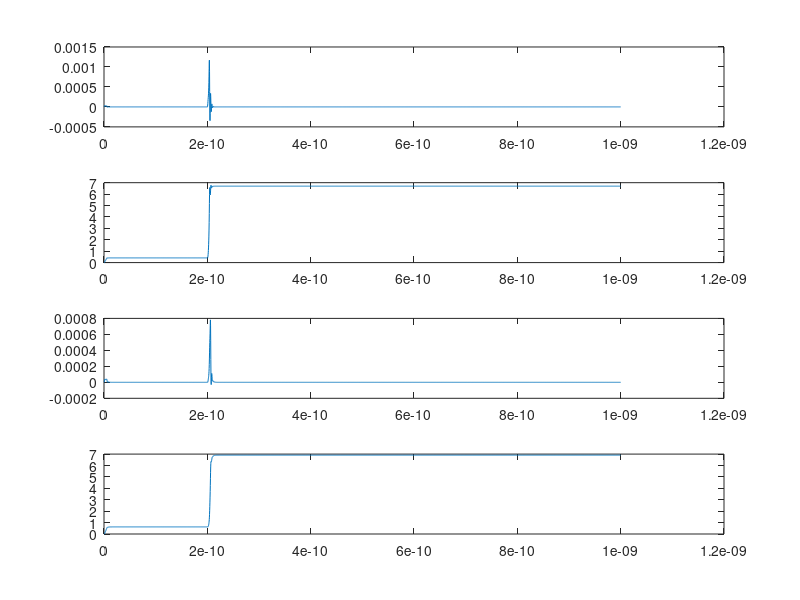

MATLAB code to generate this figure:
clear;
% JTL test in matlab (voltage input)
PHI0 = 2.06783383113E-15;
e2_over_h = 2*pi/PHI0;
hn = 0.25E-12;
runtime = 1000E-12;
N = round(runtime/hn);
% JJ Model
jj_area = 2.16;
jj_c = 0.07E-12;
jj_rn = 16;
jj_r0 = 160;
jj_icrit = 0.1E-3;
C = jj_c * jj_area;
Rn = jj_rn / jj_area;
R0 = jj_r0 / jj_area;
Vg = 2.8E-3;
Icrit = jj_icrit * jj_area;
% Components
L1 = 2E-12;
L2 = 2.425E-12;
L3 = 2.425E-12;
L4 = 2.031E-12;
L5 = 0.278E-12;
R1 = 2;
RB1 = 5.23;
RB2 = 5.23;

L1_mat = zeros(14, 14);
L2_mat = zeros(14, 14);
L3_mat = zeros(14, 14);
L4_mat = zeros(14, 14);
L5_mat = zeros(14, 14);
B1_mat = zeros(14, 14);
B2_mat = zeros(14, 14);
R1_mat = zeros(14, 14);
VA_mat = zeros(14, 14);

% Column indexes
C_NV1 = 1;
C_NV2 = 2;
C_NV3 = 3;
C_NV4 = 4;
C_NV5 = 5;
C_NV6 = 6;
C_IL1 = 7;
C_IL2 = 8;
C_IL3 = 9;
C_IL4 = 10;
C_IL5 = 11;
C_PB1 = 12;
C_PB2 = 13;
C_VA  = 14;

% Row indexes
R_N1 = 1;
R_N2 = 2;
R_N3 = 3;
R_N4 = 4;
R_N5 = 5;
R_N6 = 6;
R_L1 = 7;
R_L2 = 8;
R_L3 = 9;
R_L4 = 10;
R_L5 = 11;
R_B1 = 12;
R_B2 = 13;
R_VA = 14;

L1_mat(R_N1,C_IL1) = 1;
L1_mat(R_N2,C_IL1) = -1;
L1_mat(R_L1,C_NV1) =  1;
L1_mat(R_L1,C_NV2) = -1;
L1_mat(R_L1,C_IL1) = -2 * L1 / hn;

L2_mat(R_N2,C_IL2) = 1;
L2_mat(R_N3,C_IL2) = -1;
L2_mat(R_L2,C_NV2) =  1;
L2_mat(R_L2,C_NV3) = -1;
L2_mat(R_L2,C_IL2) = -2 * L2 / hn;

L3_mat(R_N3,C_IL3) = 1;
L3_mat(R_N4,C_IL3) = -1;
L3_mat(R_L3,C_NV3) =  1;
L3_mat(R_L3,C_NV4) = -1;
L3_mat(R_L3,C_IL3) = -2 * L3 / hn;

L4_mat(R_N4,C_IL4) = 1;
L4_mat(R_N5,C_IL4) = -1;
L4_mat(R_L4,C_NV4) =  1;
L4_mat(R_L4,C_NV5) = -1;
L4_mat(R_L4,C_IL4) = -2 * L4 / hn;

L5_mat(R_N6,C_IL5) = 1;
L5_mat(R_N3,C_IL5) = -1;
L5_mat(R_L5,C_NV6) =  1;
L5_mat(R_L5,C_NV3) = -1;
L5_mat(R_L5,C_IL5) = -2 * L5 / hn;

R1_mat(R_N5,C_NV5) = 1/R1;

B1_mat(R_N2,C_NV2) = (2 * C / hn) + (1/R0) + (1/RB1);
B1_mat(R_B1,C_NV2) = (-hn / 2) * e2_over_h;
B1_mat(R_B1,C_PB1) = 1;

B2_mat(R_N4,C_NV4) = (2 * C / hn) + (1/R0) + (1/RB2);
B2_mat(R_B2,C_NV4) = (-hn / 2) * e2_over_h;
B2_mat(R_B2,C_PB2) = 1;

VA_mat(R_N1,C_VA) = 1;
VA_mat(R_VA,C_NV1) = 1;

A_00 = L1_mat + L2_mat + L3_mat + L4_mat + L5_mat + R1_mat + B1_mat + B2_mat + VA_mat;
B1_mat(R_N2,C_NV2) = (2 * C / hn) + (1/Rn) + (1/RB1);
A_n0 = L1_mat + L2_mat + L3_mat + L4_mat + L5_mat + R1_mat + B1_mat + B2_mat + VA_mat;
B1_mat(R_N2,C_NV2) = (2 * C / hn) + (1/R0) + (1/RB1);
B2_mat(R_N4,C_NV4) = (2 * C / hn) + (1/Rn) + (1/RB2);
A_0n = L1_mat + L2_mat + L3_mat + L4_mat + L5_mat + R1_mat + B1_mat + B2_mat + VA_mat;
B1_mat(R_N2,C_NV2) = (2 * C / hn) + (1/Rn) + (1/RB1);
B2_mat(R_N4,C_NV4) = (2 * C / hn) + (1/Rn) + (1/RB2);
A_nn = L1_mat + L2_mat + L3_mat + L4_mat + L5_mat + R1_mat + B1_mat + B2_mat + VA_mat;

% Sources
sfq_start = 200E-12;
sfq_up = 2.5E-12;
sfq_down = 2.5E-12;
sfq_ampl = 827.13E-6;
VA = zeros(1, sfq_start/hn-1);
for i = (sfq_start/hn):((sfq_start + sfq_up)/hn-1)
    VA = [VA, sfq_ampl/sfq_up * (i*hn - sfq_start)];
end
for i = ((sfq_start + sfq_up)/hn):((sfq_start + sfq_up + sfq_down)/hn - 1)
    VA = [VA, sfq_ampl - sfq_ampl/sfq_down * (i*hn - (sfq_start + sfq_up))];
end
[VA_rows,VA_cols] = size(VA);
VA = [VA, zeros(1, N-VA_cols)];

IB = 0;
for i = 1:(5E-12/hn - 1)
    IB = [IB, (280E-6 - 0)/(5E-12 - 0) * (i*hn)];
end
[IB_rows,IB_cols] = size(IB);
IB = [IB, 280E-6*ones(1,N-IB_cols)];

T = zeros(1, N);
RHS = zeros(14,1);
LHS = zeros(14,1);
V_N1 = zeros(1, N);
V_N2 = zeros(1, N);
V_N3 = zeros(1, N);
V_N4 = zeros(1, N);
V_N5 = zeros(1, N);
V_N6 = zeros(1, N);
V_Phi1 = zeros(1, N);
V_Phi2 = zeros(1, N);
I_L1 = zeros(1, N);
I_L2 = zeros(1, N);
I_L3 = zeros(1, N);
I_L4 = zeros(1, N);
I_L5 = zeros(1, N);

A = A_00;

% Intialize variables
VB1_prev = 0;
VB2_prev = 0;
VB1_dt_prev = 0;
VB2_dt_prev = 0;
PB1_prev = 0;
PB2_prev = 0;
VN1_prev = 0;
VN2_prev = 0;
VN3_prev = 0;
IL1_prev = 0;
IL2_prev = 0;
IL3_prev = 0;
IL4_prev = 0;
IL5_prev = 0;
IsB1 = 0;
IsB2 = 0;

for i = 1:N    
    % Construct RHS
    RHS(R_N6) = IB(i);
    RHS(R_L1) = -(2*L1/hn)*LHS(C_IL1) - (LHS(C_NV1) - LHS(C_NV2));
    RHS(R_L2) = -(2*L2/hn)*LHS(C_IL2) - (LHS(C_NV2) - LHS(C_NV3));
    RHS(R_L3) = -(2*L3/hn)*LHS(C_IL3) - (LHS(C_NV3) - LHS(C_NV4));
    RHS(R_L4) = -(2*L4/hn)*LHS(C_IL4) - (LHS(C_NV4) - LHS(C_NV5));
    RHS(R_L5) = -(2*L5/hn)*LHS(C_IL5) - (LHS(C_NV6) - LHS(C_NV3));
    RHS(R_N2) = IsB1;
    RHS(R_N4) = IsB2;
    RHS(R_B1) = LHS(C_PB1) + (hn/2 * e2_over_h)*LHS(C_NV2);
    RHS(R_B2) = LHS(C_PB2) + (hn/2 * e2_over_h)*LHS(C_NV4);
    RHS(R_VA) = VA(i);
    
    % Solve linear system
    LHS = A\RHS;
    
    % Guess junction voltage and phase for next time step
    VB1 = LHS(C_NV2);
    VB2 = LHS(C_NV4);
    PB1 = LHS(C_PB1);
    PB2 = LHS(C_PB2);    
    VB1_dt = (2/hn)*(VB1 - VB1_prev) - VB1_dt_prev;
    VB2_dt = (2/hn)*(VB2 - VB2_prev) - VB2_dt_prev;
    VB1_guess = VB1 + VB1_dt*hn;
    VB2_guess = VB2 + VB2_dt*hn;
    PB1_guess = PB1 + (hn/2 * e2_over_h)*(VB1 + VB1_guess);
    PB2_guess = PB2 + (hn/2 * e2_over_h)*(VB2 + VB2_guess);
    
    % Calculate junction currents for next time step
    IsB1 = -Icrit * sin(PB1_guess) +  ((2*C/hn) * VB1) + (C * VB1_dt);
    IsB2 = -Icrit * sin(PB2_guess) + ((2*C/hn) * VB2) + (C * VB2_dt);
    
    % Store junction voltage and phase for next time step
    VB1_prev = VB1;
    VB2_prev = VB2;
    VB1_dt_prev = VB1_dt;
    VB2_dt_prev = VB2_dt;

    % Store current time step for output
    T(i) = hn*i;
    V_N1(i) = LHS(C_NV1);
    V_N2(i) = LHS(C_NV2);
    V_N3(i) = LHS(C_NV3);
    V_N4(i) = LHS(C_NV4);
    V_N5(i) = LHS(C_NV5);
    V_N6(i) = LHS(C_NV6);
    I_L1(i) = LHS(C_IL1);
    I_L2(i) = LHS(C_IL2);
    I_L3(i) = LHS(C_IL3);
    I_L4(i) = LHS(C_IL4);
    I_L5(i) = LHS(C_IL5);
    V_Phi1(i) = LHS(C_PB1);
    V_Phi2(i) = LHS(C_PB2);
    
%     if LHS(C_NV2) > Vg
%         if LHS(C_NV4) > Vg
%             A = A_nn;
%         else
%             A = A_n0;
%         end
%     else
%         if LHS(C_NV4) > Vg
%             A = A_0n;
%         else
%             A = A_00;
%         end
%     end
end

figure(2);
subplot(4, 1, 1);
plot(T, V_N2);
subplot(4, 1, 2);
plot(T, V_Phi1);
subplot(4, 1, 3);
plot(T, V_N4);
subplot(4, 1, 4);
plot(T, V_Phi2);